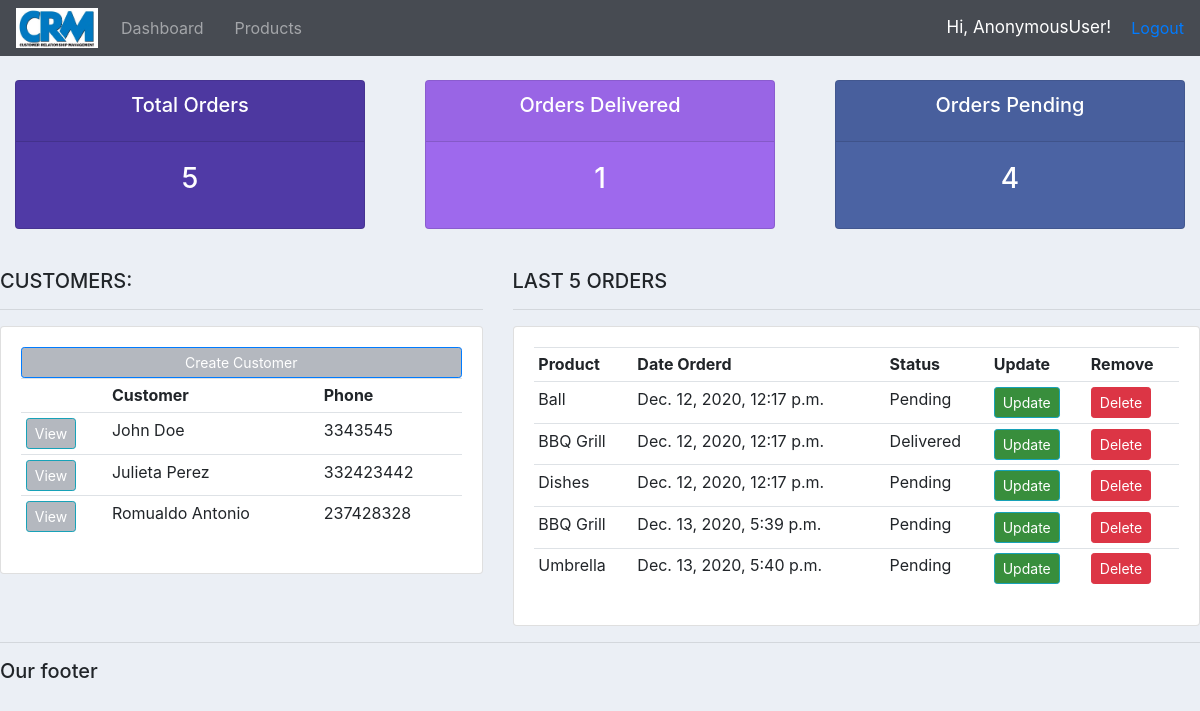
The app's page /, older data.
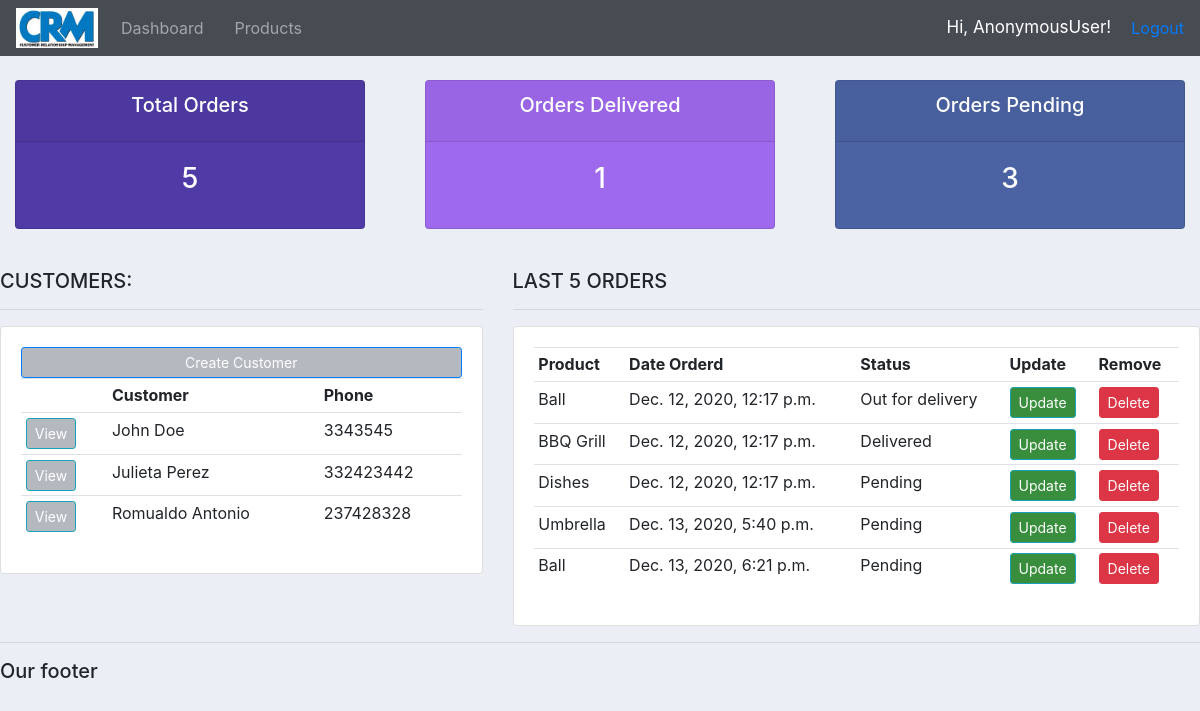
The same page, newer data.
### accounts/models.py (models this page shows, shortened)
class Customer(models.Model):
    name = models.CharField(max_length=64, null=True)
    phone = models.CharField(max_length=64, null=True)
    email = models.CharField(max_length=64, null=True)
    date_created = models.DateTimeField(auto_now_add=True, null=True)

class Order(models.Model):
    STATUS = (
        ('Pending', 'Pending'),
        ('Out for delivery', 'Out for delivery'),
        ('Delivered', 'Delivered'),
    )
    customer = models.ForeignKey(Customer, null=True, on_delete=models.SET_NULL)
    product = models.ForeignKey(Product, null=True, on_delete=models.SET_NULL)
    date_created = models.DateTimeField(auto_now_add=True, null=True)
    status = models.CharField(max_length=64, null=True, choices=STATUS)
    note = models.CharField(max_length=1000, null=True)

class Product(models.Model):
    CATEGORY = (
        ('Indoor', 'Indoor'),
        ('Outdoor', 'Outdoor')
    )
    name = models.CharField(max_length=64, null=True)
    price = models.FloatField(null=True)
    category = models.CharField(max_length=64, null=True, choices=CATEGORY)
    description = models.CharField(max_length=200, null=True, blank=True)
    date_created = models.DateTimeField(auto_now_add=True, null=True)
    tags = models.ManyToManyField(Tag)
    def __str__(self):
        return self.name

### accounts/views.py (the view)
# urls.py: path('', views.home, name="home"),
def home(request):
    orders = Order.objects.all()
    customers = Customer.objects.all()
    total_orders = orders.count()
    total_customers = customers.count()
    delivered = orders.filter(status='Delivered').count()
    pending = orders.filter(status='Pending').count()
    context = {'orders':orders,'customers':customers,
               'total_orders':total_orders, 'delivered':delivered,
               'pending':pending}
    return render(request, 'accounts/dashboard.html', context)

### accounts/templates/accounts/dashboard.html (shortened to what this page needs)
{% extends "accounts/main.html" %}
{% block content %}
{% include "accounts/status.html" %}
<br>
<div class="row">
	<div class="col-md-5">
		<h5>CUSTOMERS:</h5>
		<hr>
		<div class="card card-body">
			<a id="custom_btn1" class="btn btn-primary  btn-sm btn-block" href="">Create Customer</a>
			<table class="table table-sm">
				<tr>
					<th></th>
					<th>Customer</th>
					<th>Phone</th>
				</tr>
				{% for customer in customers %}
					<tr>
						<td><a id="custom_btn2" class="btn btn-sm btn-info" href="{% url 'accounts:customers' customer.id  %}">View</a></td>
						<td>{{customer.name}}</td>
						<td>{{customer.phone}}</td>
					</tr>
				{% endfor %}
			</table>
		</div>
	</div>
	<div class="col-md-7">
		<h5>LAST 5 ORDERS</h5>
		<hr>
		<div class="card card-body">
			<table class="table table-sm">
				<tr>
					<th>Product</th>
					<th>Date Orderd</th>
					<th>Status</th>
					<th>Update</th>
					<th>Remove</th>
				</tr>
				{% for order in orders %}
					<tr>
						<td>{{order.product}}</td>
						<td>{{order.date_created}}</td>
						<td>{{order.status}}</td>
						<td><a id="custom_btn3" class="btn btn-sm btn-info" href="{% url 'accounts:update_order' order.id %}">Update</a></td>
						<td><a class="btn btn-sm btn-danger" href="{% url 'accounts:delete_order' order.id %}">Delete</a></td>
					</tr>
				{% endfor %}
			</table>
		</div>
	</div>
</div>
{% endblock %}

Row changes from the older to the newer data that the page shows:
removed Order: product "BBQ Grill", date_created "Dec. 13, 2020, 5:39 p.m.", status "Pending"
changed Order: status "Pending" → "Out for delivery"
added Order: product "Ball", date_created "Dec. 13, 2020, 6:21 p.m.", status "Pending"
Text that changed along with them:
{{ pending }}: "4" → "3"
